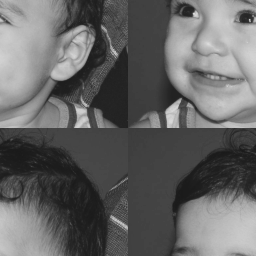
//> input picture bieltrocado.png, 256 x 256 px
$ ./final_work ../bieltrocado.png   (built with g++ and OpenCV 4)
//> lines starting //> are read from the running program, lines starting //| are printed output that depends on the picture
#include <iostream>
#include <opencv2/opencv.hpp>
#include <cv.h>
#include <highgui.h>
#include <stdio.h>
#include <stdlib.h>
#include <list>

using namespace cv;
using namespace std;

void gerar_valores(int vetor[],int tam, int amostras);
void menor(int n, int m, float **mat, int *posic_x,int *posic_y,float *menorzao);

int main(int argc, char** argv){
  Mat image, new_image, sample_image,labels;
  Vec3b val,val1;
  int pos_centro_x, pos_centro_y;
  float minimo;
  int n_amostras=100;
  int width, height, r_number_x,r_number_y,k;
  srand(time(NULL));
  //Passo 1  --> Carregar imagem colorida
  image = imread(argv[1],CV_LOAD_IMAGE_COLOR);
//> image is the input picture: 256 rows x 256 cols, CV_8UC3; min 26, max 219, mean 100.9
  image.copyTo(sample_image);
  image.copyTo(new_image);
  //Amostra da imagem
  Mat m_sampled(n_amostras, n_amostras, CV_8UC3, Scalar(0, 0, 0));
  //Perguntar ao professor como converter essa imagem
  //imshow("image", m_sampled);
  //imshow("image", image);
  width=image.size().width;
//> width = 256
  height=image.size().height;
//> height = 256

  val[0] = 0;   //B
  val[1] = 0;   //G
  val[2] = 0; //R
  val1 = val;
//Define preto na imagem auxiliar
  for(int i=0;i<width;i++){
    for(int j=0;j<height;j++){
      sample_image.at<Vec3b>(i,j)=val;
    }
  }
//> sample_image: 256 rows x 256 cols, CV_8UC3; every value is 0
//amostra do centro da imagem
  sample_image.at<Vec3b>(300,300)=image.at<Vec3b>(300,300);
//Definir pixels de amostra aleatoriamente
  for(int i=0;i<m_sampled.size().width;i++){
    for(int j=0;j<m_sampled.size().height;j++){
        r_number_x = rand() % width;
        r_number_y = rand() % height;
        if(sample_image.at<Vec3b>(r_number_x,r_number_y) == val){
            sample_image.at<Vec3b>(r_number_x,r_number_y) = image.at<Vec3b>(r_number_x,r_number_y);
            m_sampled.at<Vec3b>(i,j) = sample_image.at<Vec3b>(r_number_x,r_number_y);
            }
            else
                j--;
         }
  }
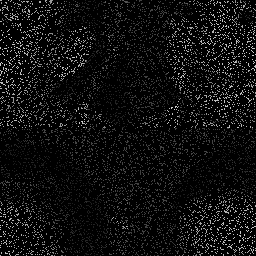
//> sample_image: 256 rows x 256 cols, CV_8UC3; min 0, max 218, mean 15.4
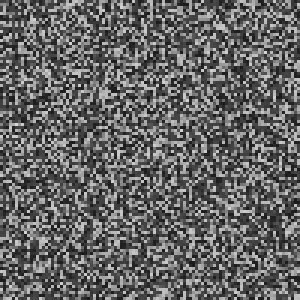
//> m_sampled: 100 rows x 100 cols, CV_8UC3 (shown 3 times larger); min 26, max 218, mean 100.8

  //m_sampled.convertTo(m_sampled,CV_32FC3);
//K-Means
//Definindo quantidade de clusters onde k define a quantidade de centroides ou clusters
//Exemplo: se k = 32, Quantidade de centroides = 32*32 = 1024
k = 10;
float teste_x,teste_y,teste_z,erro;
bool flag=false;
int azul, verde,vermelho;
int classificacao[n_amostras][n_amostras];
float aux;
float** dist_p_to_c_local;
float** dist_p_to_c_global;
//Inicialização da matriz de centroides
Mat centers(k, k, CV_8UC3, Scalar(0, 0, 0));
//Vetor que armazena a posição dos centroides
int posicao_x[k], posicao_y[k];
Mat medias = Mat(k,k, CV_64F, double(0));
int contadores[k][k];


   dist_p_to_c_local = (float**) malloc (k * sizeof (float *));
   for (int i = 0; i < k; ++i)
      dist_p_to_c_local[i] = (float *) malloc (k * sizeof (float));

    dist_p_to_c_global = (float**) malloc (n_amostras * sizeof (float *));
    for (int i = 0; i < n_amostras; ++i)
      dist_p_to_c_global[i] = (float *) malloc (n_amostras * sizeof (float));

// [10 lines of commented-out code are left out]
gerar_valores(posicao_x,k,n_amostras);
gerar_valores(posicao_y,k,n_amostras);

//Incializando e copiando valores de RGB para os centroides

for(int i=0;i<k;i++)
{
    for(int j=0;j<k;j++)
    {
         centers.at<Vec3b>(i,j) = m_sampled.at<Vec3b>(posicao_x[i],posicao_y[j]);
    }
}
//list<int> classificacao(n_amostras*n_amostras,0);
int z=0;
while(z<100){
flag = true;
 //Primeiros Centroides já selecionados, então o prximo passo é fazer os calculos para classificação das amostras
for(int i=0;i<n_amostras;i++)
{
    for(int j=0;j<n_amostras;j++)
    {
    //Acesso aos centroides ( Calculo das distancias de um ponto a todos os centroides );
        for(int l=0;l<k;l++)
        {
            for(int m=0;m<k;m++)
            {
                val = m_sampled.at<Vec3b>(i,j);
                //cout<<val<<endl;
                val1 = centers.at<Vec3b>(l,m);
                //cout<<val1<<endl;
                azul = (int)val[0] - (int)val1[0];
                verde = (int)val[1] - (int)val1[1];
                vermelho = (int)val[2] - (int)val1[2];
                aux = sqrt(pow((float)azul,2.0) + pow((float)verde,2.0) + pow((float)vermelho,2.0));
                dist_p_to_c_local[l][m] = aux;
                dist_p_to_c_global[i][j] = aux;
                //cout<<aux<<endl;
                //getchar();
            }
        }
        //Escolha do centroide usando min e
        //Função retorna a posição do centroide de menor distancia;
        menor(k, k, dist_p_to_c_local, &pos_centro_x,&pos_centro_y,&minimo);
        //Cada amostra possui uma classificação
        //classificacao dos pontos armazenadas em uma lista com a posicao do centroide codificado em um inteiro
        //r*nc + c;
        classificacao[i][j] = pos_centro_x*k + pos_centro_y;
    }
}


for(int g=0;g<k;g++)
for(int h=0;h<k;h++)
contadores[g][h]= 0;

//Redefinir os centroides de acordo com a media dos pontos que pertencem a eles;
for(int g=0;g<k;g++)
{
    for(int h=0;h<k;h++)
    {
        for(int i=0;i<n_amostras;i++)
        {
            for(int j=0;j<n_amostras;j++)
            {
                aux = classificacao[i][j];
                //cout<<"aqui"<<endl;
                if((g*k + h) == aux)
                {
                    medias.at<double>(g,h)= dist_p_to_c_global[i][j]+ medias.at<double>(g,h);
                    contadores[g][h]+= 1;
                }
            }
        }
    }
}//*/
//CAlculo da média de todos os pontos em cada centroide para selecionar um novo
for(int i=0;i<k;i++)
{
    for(int j=0;j<k;j++)
    {
        if(medias.at<double>(i,j) == 0 || contadores[i][j] == 0)
            continue;
        else
            medias.at<double>(i,j) = medias.at<double>(i,j) / contadores[i][j];
    }
}
//cout<<"aqui"<<endl;
//Encontro de novos RGBs que satisfaçam a equação de distancia entre pontos
for(int i=0;i<k;i++)
{
    for(int j=0;j<k;j++)
    {
        while(flag != true)
        {
            //cout<<flag<<endl;
            if(medias.at<double>(i,j) > 255)
            medias.at<double>(i,j) = 255;
            //cout<<medias.at<double>(i,j)<<endl;
            teste_x = rand() %255;
            teste_y = rand() %255;
            teste_z = rand() %255;
            aux = sqrt(pow(teste_x,2.0) + pow(teste_y,2.0) + pow(teste_z,2.0));
            erro = abs(aux - medias.at<double>(i,j));
            if(erro <= 200)
            {
                //cout<<erro<<endl;
                val[0] =(int) teste_x;
                val[1] =(int) teste_y;
                val[2] =(int) teste_z;
                //Atualiza novo centroide
                centers.at<Vec3b>(i,j) = val;
                flag = true;
            }
            else flag = false;
        }
    flag = false;
    }
}
z++;
cout<<z<<endl;
//Inicia tudo novamente
}
//> this loop made 100 passes
//> (val1, azul, verde, vermelho) on passes 1 to 12: ([69, 69, 69], 113, 113, 113), ([25, 52, 183], 157, 130, -1), ([124, 83, 80], 58, 99, 102), ([163, 71, 38], 19, 111, 144), ([84, 9, 138], 98, 173, 44), ([52, 89, 31], 130, 93, 151), ([69, 0, 11], 113, 182, 171), ([48, 27, 5], 134, 155, 177), ([79, 76, 17], 103, 106, 165), ([114, 127, 95], 68, 55, 87), ([37, 49, 121], 145, 133, 61), ([201, 53, 67], -19, 129, 115)
//> after the loop, val = [38, 18, 20]; val1 = [129, 133, 189]; azul = 53; verde = 49; vermelho = -7; aux = 46.56; pos_centro_x = 1; pos_centro_y = 1; minimo = 33.03
int classify[width][height];
//cout<<centers;
//Aplicação na imagem
for(int i=0;i<width;i++)
{
    for(int j=0;j<height;j++)
    {
    //Acesso aos centroides ( Calculo das distancias de um ponto a todos os centroides );
        for(int l=0;l<k;l++)
        {
            for(int m=0;m<k;m++)
            {
            //cout<<"aqui"<<endl;
              //  getchar();
                val = new_image.at<Vec3b>(i,j);
                //cout<<val<<endl;
                val1 = centers.at<Vec3b>(l,m);
                //cout<<val1<<endl;
                azul = (int)val[0] - (int)val1[0];
                verde = (int)val[1] - (int)val1[1];
                vermelho = (int)val[2] - (int)val1[2];
                aux = sqrt(pow((float)azul,2.0) + pow((float)verde,2.0) + pow((float)vermelho,2.0));
                dist_p_to_c_local[l][m] = aux;
               // dist_p_to_c_global[i][j] = aux;
                //cout<<aux<<endl;
                //getchar();
            }
        }
        //Escolha do centroide usando min e
        //Função retorna a posição do centroide de menor distancia;
        menor(k, k, dist_p_to_c_local, &pos_centro_x,&pos_centro_y,&minimo);
        //Cada amostra possui uma classificação
        //classificacao dos pontos armazenadas em uma lista com a posicao do centroide codificado em um inteiro
        //r*nc + c;
        classify[i][j] = pos_centro_x*k + pos_centro_y;
    }
}
//> this loop made 256 passes
//> (val, azul, verde, vermelho, aux) on passes 1 to 3: ([157, 157, 157], 119, 139, 137, 228.6), ([149, 149, 149], 111, 131, 129, 214.8), ([146, 146, 146], 108, 128, 126, 209.6)

for(int g=0;g<k;g++)
{
    for(int h=0;h<k;h++)
    {
        for(int i=0;i<width;i++)
        {
            for(int j=0;j<height;j++)
            {
                aux = classify[i][j];

                if((g*k + h) == aux)
                {
                    val = centers.at<Vec3b>(g,h);
                    new_image.at<Vec3b>(i,j) = val;

                }
            }
        }
    }
}
//> this loop made 10 passes
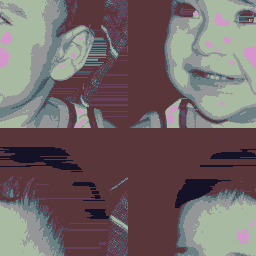
//> new_image: 256 rows x 256 cols, CV_8UC3; mean B, G, R 100.5, 100.2, 112.3

//cout<<contadores<<endl;
  imshow("image_sample",image);
  imshow("image_classify",new_image);
free(dist_p_to_c_local);
free(dist_p_to_c_global);

  waitKey();

  return 0;
}

void gerar_valores(int vetor[],int tam, int amostras)
{
	int i=0, j=0;
	srand(time(NULL));
	for(i=0; i<tam; i++)
	{
		vetor[i] = (rand()%amostras)+1;

		for(j=0; j<i; j++)
		{
			if(vetor[j] == vetor[i])
			{
				vetor[i] = (rand()%amostras)+1;
				j=0;
			}
		}
	}
}
void menor(int n, int m, float **mat, int *posic_x,int *posic_y, float *menorzao) {

  int i,j;
  float menor, maior;
  menor = mat[0][0];
  maior = mat[0][0];
  for (i = 0; i < n; i++) {
    for (j = 0; j < m; j++) {
      if (menor > mat[i][j]) {
	menor = mat[i][j];
	*posic_x = i;
	*posic_y = j;
      }

      if (maior < mat[i][j]) {
	maior = mat[i][j];
      }
    }
  }
  *menorzao = menor;
//cout<<menor<<"< --menor"<<endl;

  return;
}
